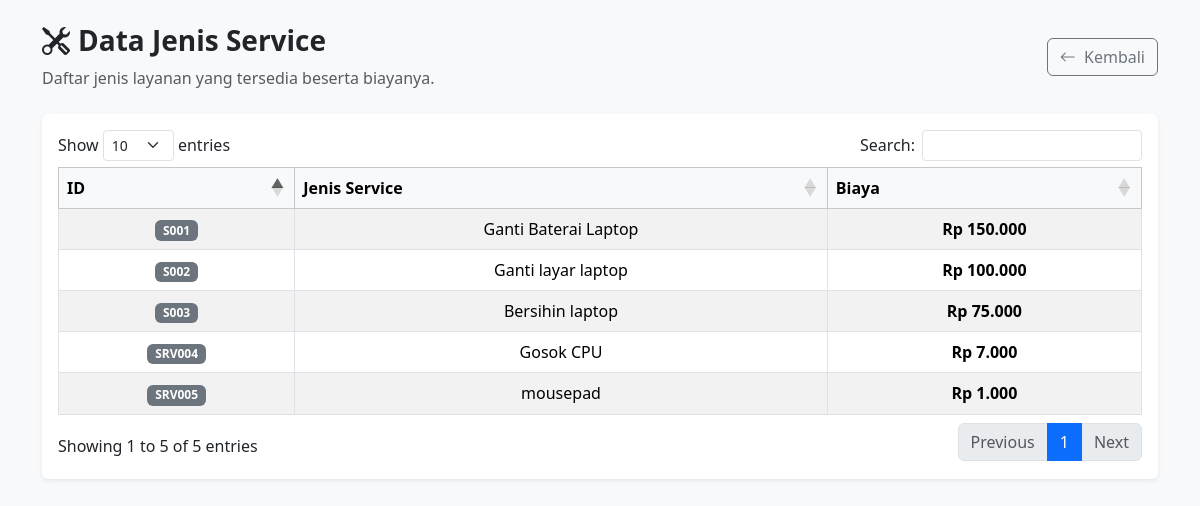
Page /Lihat/data_service.php (signed in) on the committed database.
### tables this page shows
CREATE TABLE `service` (
  `id_service` char(10) NOT NULL,
  `jenis_service` varchar(255) NOT NULL,
  `biaya_service` mediumint(9) NOT NULL
);

### Lihat/data_service.php (the view, shortened to what this page needs)
<?php
include '../databases/koneksi.php';
$query = mysqli_query($conn, "SELECT * FROM service");
?>
<!DOCTYPE html>
<html lang="id">
<head>
    <link href="../css/bootstrap.min.css" rel="stylesheet">
    <link href="../bootstrap-icons/bootstrap-icons.min.css" rel="stylesheet">
    <link rel="stylesheet" href="https://cdn.datatables.net/1.13.4/css/dataTables.bootstrap5.min.css">
</head>
<body class="pt-4">
<main class="container">
    <div class="d-flex justify-content-between align-items-center mb-4">
        <div>
            <h3 class="fw-bold"><i class="bi bi-tools me-2"></i>Data Jenis Service</h3>
            <p class="text-muted mb-0">Daftar jenis layanan yang tersedia beserta biayanya.</p>
        </div>
        <a href="../halaman_utama.php" class="btn btn-outline-secondary">
            <i class="bi bi-arrow-left me-1"></i> Kembali
        </a>
    </div>
    <div class="card shadow-sm border-0">
        <div class="card-body table-responsive">
            <table id="serviceTable" class="table table-bordered table-striped align-middle text-center">
                <thead class="table-light">
                    <tr>
                        <th>ID</th>
                        <th>Jenis Service</th>
                        <th>Biaya</th>
                    </tr>
                </thead>
                <tbody>
                    <?php while($row = mysqli_fetch_assoc($query)): ?>
                        <tr>
                            <td><span class="badge bg-secondary"><?= $row['id_service'] ?></span></td>
                            <td><?= $row['jenis_service'] ?></td>
                            <td><strong>Rp <?= number_format($row['biaya_service'], 0, ',', '.') ?></strong></td>
                        </tr>
                    <?php endwhile; ?>
                </tbody>
            </table>
        </div>
    </div>
</main>
</body>
</html>

### Lihat/data_service.php (style rules this page uses)
body { background-color: #f8f9fa; }

### rows in the picture
service: id_service "S001", jenis_service "Ganti Baterai Laptop", biaya_service "150.000"
service: id_service "S002", jenis_service "Ganti layar laptop", biaya_service "100.000"
service: id_service "S003", jenis_service "Bersihin laptop", biaya_service "75.000"
service: id_service "SRV004", jenis_service "Gosok CPU", biaya_service "7.000"
service: id_service "SRV005", jenis_service "mousepad", biaya_service "1.000"
